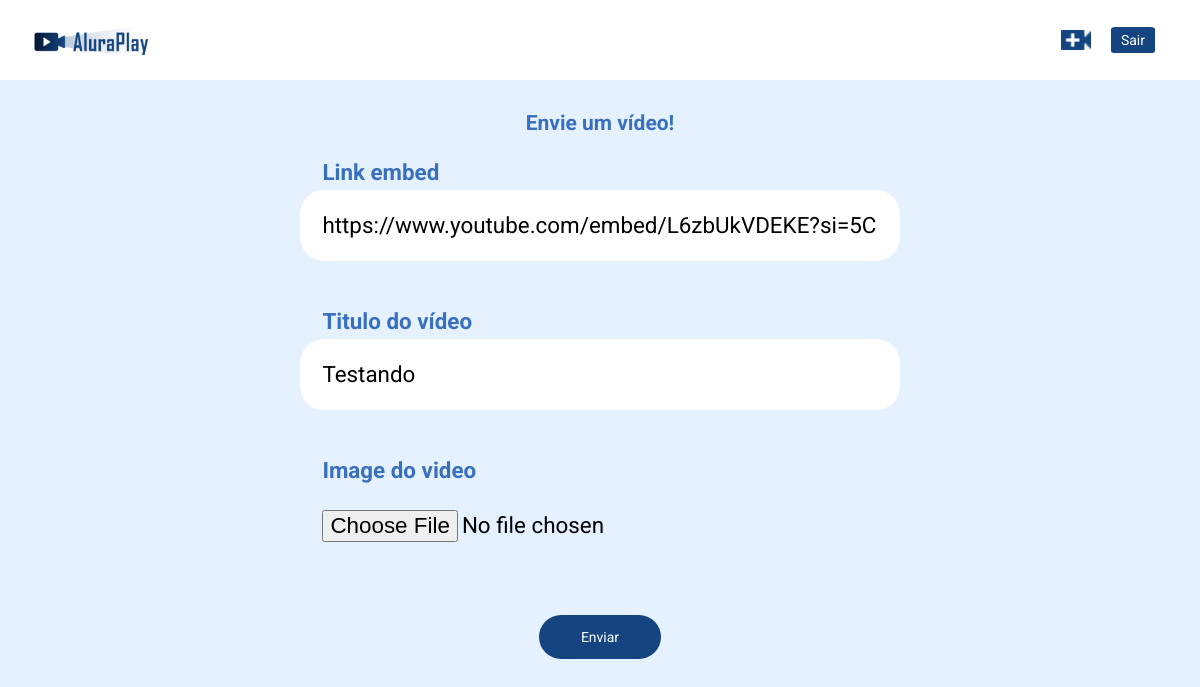
The page /editar-video?id=1 (signed in) on the database as committed earlier.
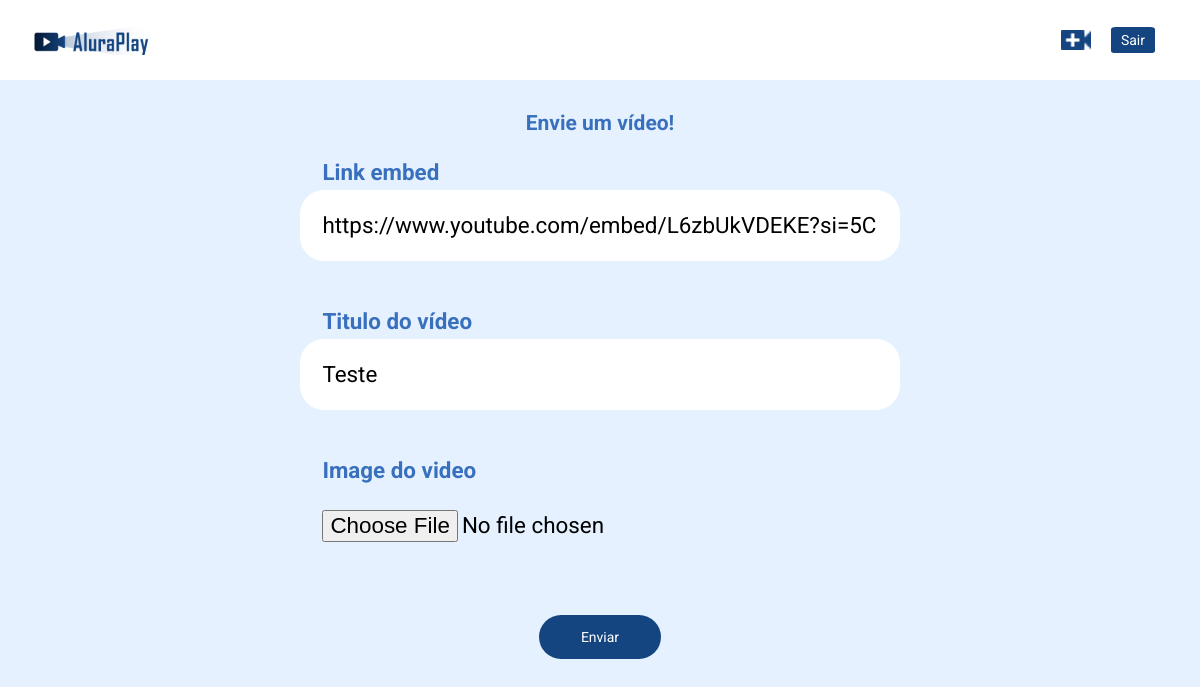
The same page on the database as committed later.
### tables this page shows
CREATE TABLE videos (id INTEGER PRIMARY KEY, url TEXT, title TEXT, image_path TEXT);

### src/Controller/FormVideoController.php (called while the page is built, shortened)
<?php
class FormVideoController implements Controller
{
    public function processaRequisicao(): void
    {
        $id = filter_input(INPUT_GET, 'id', FILTER_VALIDATE_INT);
        $video = null;
        if ($id !== false && $id !== null) {
            $video = $this-> videoRepository->find($id);
        }
        require_once __DIR__ . '/../../views/form-html.php';
    }
}

### public/index.php (called while the page is built, shortened)
<?php
$dbPath = __DIR__ . '/../banco.sqlite';
$pdo = new PDO("sqlite:$dbPath");
$videoRepository = new VideoRepository($pdo);
$routes = require_once __DIR__ . '/../config/router.php';
$pathInfo = $_SERVER['PATH_INFO'] ?? '/';
$httpMethod = $_SERVER['REQUEST_METHOD'];
$key = "$httpMethod|$pathInfo";
if (array_key_exists($key, $routes)) {
    $controller = new $controllerClass($videoRepository);
} else {
    $controller = new PageNotFoundController();
}
$controller->processaRequisicao();

### src/Repository/VideoRepository.php (called while the page is built, shortened)
<?php
class VideoRepository
{
    public function find(int $id)
    {
        $statement = $this->pdo->prepare('SELECT * FROM videos WHERE id = ?;');
        $statement->bindValue(1, $id, PDO::PARAM_INT);
        $statement->execute();
        return $this->hydrateVideo($statement-> fetch(PDO::FETCH_ASSOC));
    }
    private function hydrateVideo(array $videoData): Video
    {
        $video = new Video($videoData['url'], $videoData['title']);
        $video->setId($videoData['id']);
        if($videoData['image_path'] !== null){
            $video->setFilePath($videoData['image_path']);
        }
        return $video;
    }
}

### src/Entity/Video.php (called while the page is built, shortened)
<?php
class Video
{
    private function setUrl(string $url)
    {
        $this->url = $url;
    }
}

### views/form-html.php (the view)
<?php require_once 'inicio-html.php'; ?>
<main class="container">
    <form class="container__formulario" method="post" enctype="multipart/form-data">
        <h2 class="formulario__titulo">Envie um vídeo!</h2>
        <div class="formulario__campo">
            <label class="campo__etiqueta" for="url">Link embed</label>
            <input name="url" class="campo__escrita" required placeholder="Por exemplo: https://www.youtube.com/embed/FAY1K2aUg5g" id='url' value="<?= $video?->url ?>" />
        </div>
        <div class="formulario__campo">
            <label class="campo__etiqueta" for="titulo">Titulo do vídeo</label>
            <input name="title" class="campo__escrita" required placeholder="Neste campo, dê o nome do vídeo" value="<?= $video?->title ?>" id='titulo' />
        </div>
        <div class="formulario__campo">
            <label class="campo__etiqueta" for="image">Image do video</label>
            <input
            type="file"
            accept="image/*"
            name="image"
            class="campo__escrita"
            id='image' />
        </div>
        <input class="formulario__botao" type="submit" value="Enviar" />
    </form>
</main>
<?php require_once 'fim-html.php';

### views/inicio-html.php (shortened to what this page needs)
<!DOCTYPE html>
<html lang="pt-br">
<head>
    <link rel="stylesheet" href="/css/reset.css">
    <link rel="stylesheet" href="/css/estilos.css">
    <link rel="stylesheet" href="/css/estilos-form.css">
    <link rel="stylesheet" href="/css/flexbox.css">
</head>
<body>
    <header>
        <nav class="cabecalho">
            <a class="logo" href="/"></a>
            <div class="cabecalho__icones">
                <a href="/novo-video" class="cabecalho__videos"></a>
                <a href="/logout" class="cabecalho__sair">Sair</a>
            </div>
        </nav>
    </header>

### public/css/estilos.css (style rules this page uses)
*, *::before, *::after { --azul-escuro: #154580; --azul-medio: #3970BE; --azul-claro: #E5F1FF; --cinza-texto: #444444; --cinza-claro: #ECECEC; box-sizing: border-box; }
body { font-family: Roboto, Arial, Helvetica, sans-serif; background-color: var(--azul-claro); position: relative; width: 100%; height: 100vh; overflow: auto; font-size: 14px; color: white; box-sizing: border-box; text-align: center; }
.cabecalho { background-color: white; position: fixed; top: 0; height: 80px; width: 100%; padding: 0 25px; z-index: 2; }
.logo { background-image: url(../img/cabecalho/Logo.png); background-repeat: no-repeat; padding: 15px 65px; cursor: pointer; }
.cabecalho__videos { background-image: url(../img/cabecalho/video_call.png); background-size: contain; background-repeat: no-repeat; background-position: center; padding: 15px; }
.cabecalho__sair { margin: 0 20px; padding: 5px 10px; border-radius: 10%; background-color: var(--azul-escuro); }
@media (min-width: 834px) { body { height: 100vh; } }

### public/css/estilos-form.css (style rules this page uses)
.container { display: grid; align-items: center; justify-content: center; height: 100vh; }
.container__formulario { margin: 3em 0; display: flex; flex-direction: column; align-items: center; justify-content: center; text-align: initial; }
.formulario__campo { margin: 1em; font-size: 1.6em; }
.formulario__titulo { color: var(--azul-medio); font-weight: bold; font-size: 21px; }
.campo__escrita { width: 50vw; border-radius: 24px; display: block; color: black; padding: 1em }
.campo__etiqueta { line-height: 1.5; padding: 0 0 .1em 1em; font-weight: 700; color: var(--azul-medio); }
.formulario__botao { padding: 1em 3em; margin: 2em 0; border-radius: 24px; background-color: var(--azul-escuro); }

### public/css/flexbox.css (style rules this page uses)
.cabecalho { display: flex; justify-content: space-between; align-items: center; }

Rows that differ between the two databases and show on the page:
changed videos "https://www.youtube.com/embed/L6zbUkVDEKE?si=5CEG-YrsynRNaipy": title "Testando" → "Teste"
